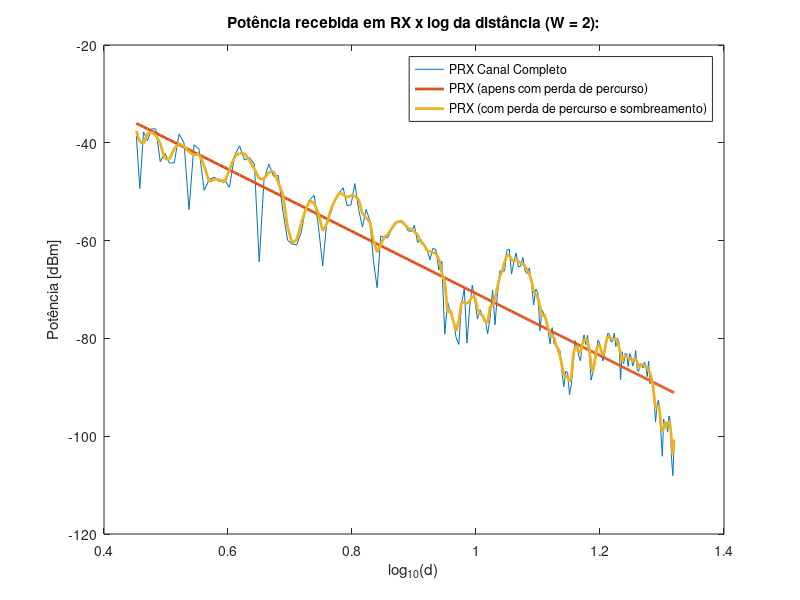
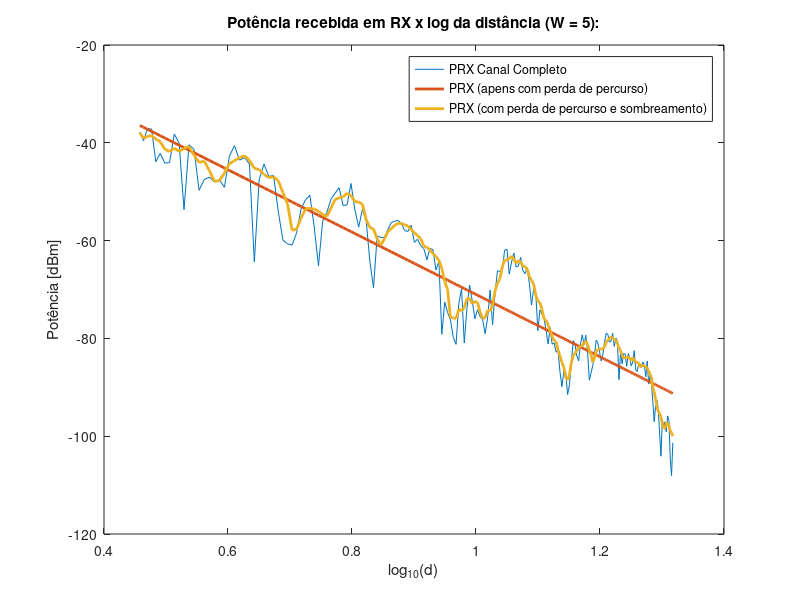
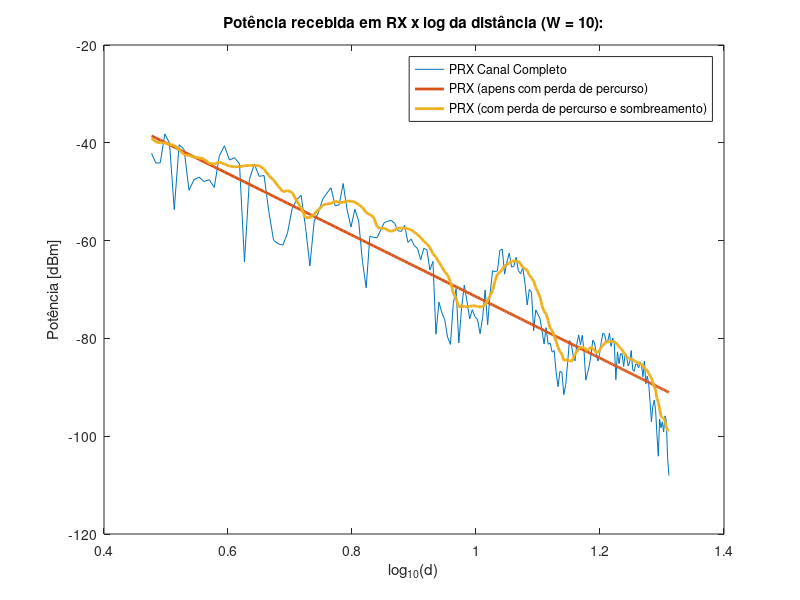

Recreate these plots in MATLAB, in order.
close all;clear all;clc;
load("Prx_Real_2021_1.mat");
txPower = 0;
vtDist = dPath';
vtPrxdBm = dPrx';
%
% Transforma potência em mWatts
vtPtrxmW = 10.^(vtPrxdBm/10);
nSamples = length(vtPtrxmW);
%
vtW = [2 5 10];
for iw = 1: length(vtW)
    % Configura valor da janela de filtragem
    dW = vtW(iw);
    chFileName = ['DesvanecimentoPequenaEscala', num2str(dW)];
    % Vetores para canal estimado
    vtDesLarga = []; % Desvanecimento de larga escala
    vtDesPequeEst = []; % Desvanecimento de pequena escala
    %
    % Cálculo do desvanecimenro lento e rápido
    dMeiaJanela = round((dW-1)/2);  % Meia janela
    ij = 1;
    %
    for ik = dMeiaJanela + 1 : nSamples - dMeiaJanela
        % Desvanecimento de larga escala: perda de percurso + sombreamento [dB]
        vtDesLarga(ij) = 10*log10(mean(vtPtrxmW(ik-dMeiaJanela:ik+dMeiaJanela)));
        % Desvanecimento de pequena escala [dB]
        vtDesPequeEst(ij) = vtPrxdBm(ik)-vtDesLarga(ij);
        ij = ij + 1;
    end
    %
    % Armazenamento das informações do vetor de desvanecimento em pequena escala
    dlmwrite([chFileName '.txt'], [vtDesPequeEst'], 'delimiter', '\t')
    % writematrix([chFileName '.txt'], [vtDesPequeEst'], 'delimiter', '\t')
    %
    % Cálculo da envoltória normalizada (para efeitos de cálculo do fading)
    indexes = dMeiaJanela+1 : nSamples-dMeiaJanela;
    vtPtrxmWNew = 10.^(vtPrxdBm(indexes)/10);
    desLarga_Lin = (10.^(vtDesLarga(1:length(indexes))./10));
    vtEnvNorm = sqrt(vtPtrxmWNew)./sqrt(desLarga_Lin);
    %
    % Ajuste no tamanho dos vetores devido a filtragem
    vtDistEst = vtDist( dMeiaJanela+1 : nSamples-dMeiaJanela );
    vtPrxdBm = vtPrxdBm( dMeiaJanela+1 : nSamples-dMeiaJanela );
    %
    % Cálculo reta de perda de percurso
    vtDistLog = log10(vtDist);
    vtDistLogEst = log10(vtDistEst);
    % Cálculo do coeficientes da reta que melhor se caracteriza a perda de percurso
    dCoefReta = polyfit(vtDistLogEst,vtPrxdBm,1); 
    % Expoente de perda de percurso estimado
    dNEst = -dCoefReta(1)/10;
    %
    disp(['Valor estimado dos parâmetros em larga escala (W = ' num2str(dW) '):']);
    disp(['Expoente estimado de perda de percurso n = ' num2str(dNEst)]);
    %
    % Perda de percurso estimada para os pontos de medição
    vtPathLossEst = polyval(dCoefReta,vtDistLogEst);  
    %
    % Sombreamento
    vtShadCorrEst = vtDesLarga - vtPathLossEst;
    % Calcula a variância do sombreamento estimado
    dStdShadEst = std(vtShadCorrEst);
    dStdMeanShadEst = mean(vtShadCorrEst);
    vtPathLossEst = - vtPathLossEst;
    vtPrxEst = txPower - vtPathLossEst + vtShadCorrEst + vtDesPequeEst;
    %
    disp(['Desvio padrão estimado do sombreamento = ' num2str(dStdShadEst)]);
    disp(['Média estimada do sombreamento = ' num2str(dStdMeanShadEst)]);
    %
    % Plot do desvanecimento
    figure;
    %
    % Potência recebida com canal completo
    plot(vtDistLogEst,vtPrxEst); hold all;
    % Potência recebida com path loss
    plot(vtDistLogEst,txPower-vtPathLossEst,'linewidth', 2)
    % Potência recebida com path loss e shadowing
    plot(vtDistLogEst,txPower-vtPathLossEst+vtShadCorrEst,'linewidth', 2)
    %
    title(['Potência recebida em RX x log da distância (W = ' num2str(dW) '):'])
    xlabel('log_{10}(d)');
    ylabel('Potência [dBm]');
    legend('PRX Canal Completo', 'PRX (apens com perda de percurso)', 'PRX (com perda de percurso e sombreamento)');
end